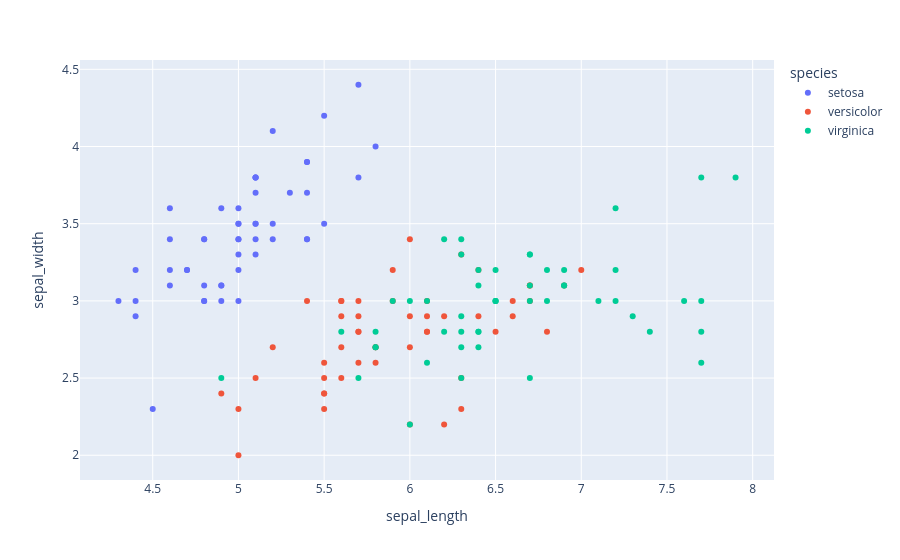

Notebook cell for this chart:
### Markdown cell above
# 1. scatter plot

### Code cell
fig1 = px.scatter(df, x='sepal_length', y='sepal_width', color='species')
fig1.show()
# save the plot
fig1.write_image('fig1.png',scale=3)

### Figure 1 — Plotly figure (JSON) as saved in the notebook; plotly's stock layout.template omitted (floating-point values rounded to 4 significant figures)
{"data": [{"hovertemplate": "species=setosa<br>sepal_length=%{x}<br>sepal_width=%{y}<extra></extra>", "legendgroup": "setosa", "marker": {"color": "#636efa", "symbol": "circle"}, "mode": "markers", "name": "setosa", "orientation": "v", "showlegend": true, "type": "scatter", "x": [5.1, 4.9, 4.7, 4.6, 5.0, 5.4, 4.6, 5.0, 4.4, 4.9, 5.4, 4.8, 4.8, 4.3, 5.8, 5.7, 5.4, 5.1, 5.7, 5.1, 5.4, 5.1, 4.6, 5.1, 4.8, 5.0, 5.0, 5.2, 5.2, 4.7, 4.8, 5.4, 5.2, 5.5, 4.9, 5.0, 5.5, 4.9, 4.4, 5.1, 5.0, 4.5, 4.4, 5.0, 5.1, 4.8, 5.1, 4.6, 5.3, 5.0], "xaxis": "x", "y": [3.5, 3.0, 3.2, 3.1, 3.6, 3.9, 3.4, 3.4, 2.9, 3.1, 3.7, 3.4, 3.0, 3.0, 4.0, 4.4, 3.9, 3.5, 3.8, 3.8, 3.4, 3.7, 3.6, 3.3, 3.4, 3.0, 3.4, 3.5, 3.4, 3.2, 3.1, 3.4, 4.1, 4.2, 3.1, 3.2, 3.5, 3.6, 3.0, 3.4, 3.5, 2.3, 3.2, 3.5, 3.8, 3.0, 3.8, 3.2, 3.7, 3.3], "yaxis": "y"}, {"hovertemplate": "species=versicolor<br>sepal_length=%{x}<br>sepal_width=%{y}<extra></extra>", "legendgroup": "versicolor", "marker": {"color": "#EF553B", "symbol": "circle"}, "mode": "markers", "name": "versicolor", "orientation": "v", "showlegend": true, "type": "scatter", "x": [7.0, 6.4, 6.9, 5.5, 6.5, 5.7, 6.3, 4.9, 6.6, 5.2, 5.0, 5.9, 6.0, 6.1, 5.6, 6.7, 5.6, 5.8, 6.2, 5.6, 5.9, 6.1, 6.3, 6.1, 6.4, 6.6, 6.8, 6.7, 6.0, 5.7, 5.5, 5.5, 5.8, 6.0, 5.4, 6.0, 6.7, 6.3, 5.6, 5.5, 5.5, 6.1, 5.8, 5.0, 5.6, 5.7, 5.7, 6.2, 5.1, 5.7], "xaxis": "x", "y": [3.2, 3.2, 3.1, 2.3, 2.8, 2.8, 3.3, 2.4, 2.9, 2.7, 2.0, 3.0, 2.2, 2.9, 2.9, 3.1, 3.0, 2.7, 2.2, 2.5, 3.2, 2.8, 2.5, 2.8, 2.9, 3.0, 2.8, 3.0, 2.9, 2.6, 2.4, 2.4, 2.7, 2.7, 3.0, 3.4, 3.1, 2.3, 3.0, 2.5, 2.6, 3.0, 2.6, 2.3, 2.7, 3.0, 2.9, 2.9, 2.5, 2.8], "yaxis": "y"}, {"hovertemplate": "species=virginica<br>sepal_length=%{x}<br>sepal_width=%{y}<extra></extra>", "legendgroup": "virginica", "marker": {"color": "#00cc96", "symbol": "circle"}, "mode": "markers", "name": "virginica", "orientation": "v", "showlegend": true, "type": "scatter", "x": [6.3, 5.8, 7.1, 6.3, 6.5, 7.6, 4.9, 7.3, 6.7, 7.2, 6.5, 6.4, 6.8, 5.7, 5.8, 6.4, 6.5, 7.7, 7.7, 6.0, 6.9, 5.6, 7.7, 6.3, 6.7, 7.2, 6.2, 6.1, 6.4, 7.2, 7.4, 7.9, 6.4, 6.3, 6.1, 7.7, 6.3, 6.4, 6.0, 6.9, 6.7, 6.9, 5.8, 6.8, 6.7, 6.7, 6.3, 6.5, 6.2, 5.9], "xaxis": "x", "y": [3.3, 2.7, 3.0, 2.9, 3.0, 3.0, 2.5, 2.9, 2.5, 3.6, 3.2, 2.7, 3.0, 2.5, 2.8, 3.2, 3.0, 3.8, 2.6, 2.2, 3.2, 2.8, 2.8, 2.7, 3.3, 3.2, 2.8, 3.0, 2.8, 3.0, 2.8, 3.8, 2.8, 2.8, 2.6, 3.0, 3.4, 3.1, 3.0, 3.1, 3.1, 3.1, 2.7, 3.2, 3.3, 3.0, 2.5, 3.0, 3.4, 3.0], "yaxis": "y"}], "layout": {"legend": {"title": {"text": "species"}, "tracegroupgap": 0}, "margin": {"t": 60}, "xaxis": {"anchor": "y", "domain": [0, 1], "title": {"text": "sepal_length"}}, "yaxis": {"anchor": "x", "domain": [0, 1], "title": {"text": "sepal_width"}}}}
